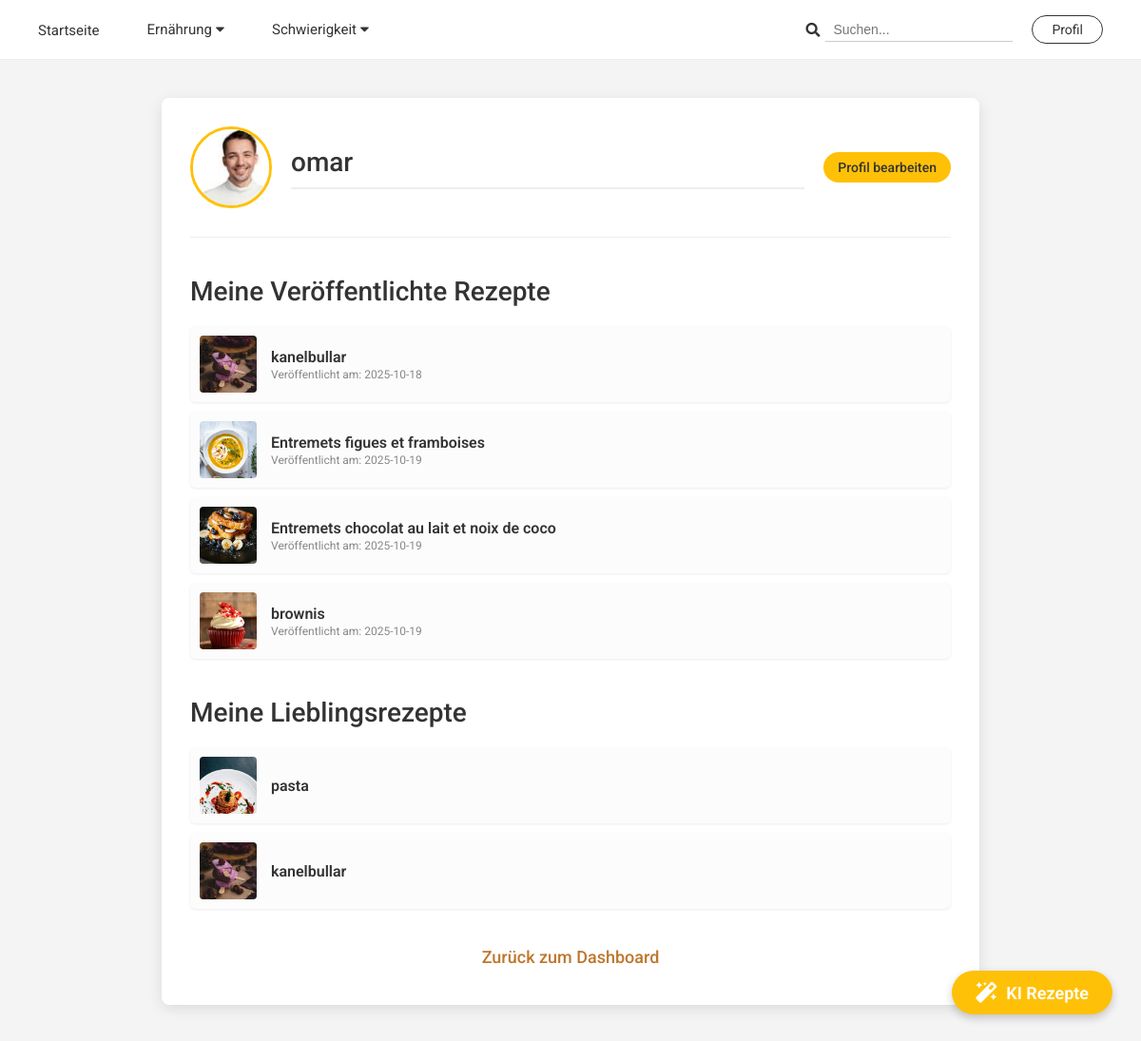
The page /profile (signed in) on the database its author committed.
### models.py (models this page shows, shortened)
class User(db.Model, UserMixin):
    id = db.Column(db.Integer, primary_key=True)
    email = db.Column(db.String(120), unique=True, nullable=False)
    username = db.Column(db.String(20), unique=True, nullable=False)
    password = db.Column(db.String(60), nullable=False)
    profile_picture = db.Column(db.String(20), nullable=False, default='default.jpg')
    recipes = db.relationship('Recipe', backref='author', lazy=True)
    favorites_recipes = db.relationship('Recipe', secondary=favorites, lazy='dynamic',
        backref=db.backref('users_favorited', lazy=True))

class Recipe(db.Model):
    id = db.Column(db.Integer, primary_key=True)
    title = db.Column(db.String(100), nullable=False)
    ingredients = db.Column(db.Text, nullable=False)
    instructions = db.Column(db.Text, nullable=False)
    date_posted = db.Column(db.DateTime, nullable=False, default=datetime.utcnow)
    user_id = db.Column(db.Integer, db.ForeignKey('user.id'), nullable=False)
    category = db.Column(db.String(50), nullable=True) # Ex: "sweet", "savory", "vegetarian"
    difficulty = db.Column(db.String(50), nullable=True) # Ex: "easy", "medium", "difficult"
    image_file = db.Column(db.String(20), nullable=False, default='default_recipe.jpg')
    ratings = db.relationship('Rating', backref='recipe', lazy=True)
    comments = db.relationship('Comment', backref='recipe', lazy=True)

### app.py (the view)
@app.route("/profile", defaults={'user_id': None})
@app.route("/profile/<int:user_id>")
@login_required
def profile(user_id):
    user_id_to_check = current_user.id if user_id is None else user_id
    user_to_show = User.query.get_or_404(user_id_to_check)
    user_favorites = []
    if user_id_to_check == current_user.id:
        try:
            from models import favorites # Import the association table reference
            favorite_recipe_objects = db.session.query(Recipe).join(favorites).filter(
                favorites.c.user_id == user_id_to_check
            ).all()
            user_favorites = favorite_recipe_objects
        except ImportError:
            print("WARNING: Could not load favorites association table.")
            user_favorites = []
    user_recipes = Recipe.query.filter_by(user_id=user_to_show.id).all()
    return render_template(
        'profile.html',
        user=user_to_show,
        recipes=user_recipes,
        user_favorites=user_favorites
    )

### app.py (called while the page is built)
@login_manager.user_loader
def load_user(user_id):
    return User.query.get(int(user_id))

### templates/profile.html (shortened to what this page needs)
{% extends "base.html" %}
{% block head_extra %}
    <link rel="stylesheet" href="{{ url_for('static', filename='styles/profile_style.css') }}">
{% endblock %}
{% block content %}
<div class="main-content-wrapper">
    <div class="profile-header">
        {% set image_file = url_for('static', filename='profile_pics/' + user.profile_picture) %}
        <img src="{{ image_file }}" alt="Profilbild von {{ user.username }}" class="profile-img">
        <h1> {{ user.username }}</h1>
        <a href="{{ url_for('update_profile') }}" class="btn-primary profile-edit-btn">Profil bearbeiten</a>
    </div>
    <div class="section-separator"></div>
    <h2> Meine Veröffentlichte Rezepte</h2>
    {% if recipes %}
        <div class="recipe-list-container published-recipes">
            {% for recipe in recipes %}
                <a href="{{ url_for('recipe_detail', recipe_id=recipe.id) }}" class="recipe-list-item">
                    {% set recipe_image_list = url_for('static', filename='recipe_pics/' + recipe.image_file) %}
                    <img src="{{ recipe_image_list }}" alt="{{ recipe.title }}" class="list-item-img">
                    <div class="list-item-info">
                        <span class="recipe-title-link">{{ recipe.title }}</span>
                        <span class="recipe-date">Veröffentlicht am: {{ recipe.date_posted.strftime('%Y-%m-%d') }}</span>
                    </div>
                </a>
            {% endfor %}
        </div>
    {% else %}
        <p class="no-recipe-msg">Sie haben noch keine Rezepte veröffentlicht.</p>
    {% endif %}
    <h2>Meine Lieblingsrezepte</h2>
    {% if user_favorites %}
        <div class="recipe-list-container favorite-recipes">
            {% for recipe in user_favorites %}
                <a href="{{ url_for('recipe_detail', recipe_id=recipe.id) }}" class="recipe-list-item">
                     {% set favorite_image = url_for('static', filename='recipe_pics/' + recipe.image_file) if recipe.image_file else url_for('static', filename='default.png') %}
                    <img src="{{ favorite_image }}" alt="{{ recipe.title }}" class="list-item-img">
                    <div class="list-item-info">
                        <span class="recipe-title-link">{{ recipe.title }}</span>
                        </div>
                </a>
            {% endfor %}
        </div>
    {% else %}
        <p class="no-recipe-msg">Sie haben noch keine Lieblingsrezepte.</p>
    {% endif %}
    <div class="return-link-container-profile">
        <a href="{{ url_for('dashboard') }}">Zurück zum Dashboard</a>
    </div>
</div>
{% endblock %}

### static/styles/base_style.css (style rules this page uses)
body { font-family: 'Roboto', Arial, sans-serif; margin: 0; background-color: #f4f4f4; color: #333; }
.main-content-wrapper { width: 90%; max-width: 1000px; margin: 30px auto; padding: 20px; background-color: #fff; border-radius: 8px; box-shadow: 0 2px 10px rgba(0,0,0,0.05); }
.profile-header h1 { font-size: 24px; color: #555; border-bottom: 2px solid #eee; padding-bottom: 10px; margin-top: 0; }

### static/styles/profile_style.css (style rules this page uses)
.main-content-wrapper { max-width: 800px; margin: 40px auto; padding: 30px; background-color: #fff; border-radius: 8px; box-shadow: 0 4px 15px rgba(0, 0, 0, 0.1); }
.main-content-wrapper h1, .main-content-wrapper h2 { color: #333; font-weight: 500; margin-top: 25px; margin-bottom: 20px; font-size: 28px; }
.profile-header { display: flex; align-items: center; gap: 20px; margin-bottom: 30px; }
.profile-img { width: 80px; height: 80px; border-radius: 50%; object-fit: cover; border: 3px solid #ffc107; flex-shrink: 0; }
.profile-header h1 { margin: 0; font-size: 28px; flex-grow: 1; text-align: left; }
.btn-primary.profile-edit-btn { display: inline-block; padding: 8px 15px; border-radius: 25px; text-decoration: none; font-size: 14px; font-weight: 500; background-color: #ffc107; color: #333; border: none; transition: background-color 0.3s, color 0.3s; flex-shrink: 0; }
.section-separator { height: 1px; background-color: #eee; margin: 20px 0 40px 0; }
.recipe-list-container { display: flex; flex-direction: column; gap: 10px; margin-bottom: 40px; }
.recipe-list-item { display: flex; align-items: center; gap: 15px; padding: 10px; background-color: #fcfcfc; border-radius: 6px; text-decoration: none; box-shadow: 0 1px 3px rgba(0, 0, 0, 0.08); transition: background-color 0.2s, box-shadow 0.2s; }
.list-item-img { width: 60px; height: 60px; object-fit: cover; border-radius: 4px; flex-shrink: 0; }
.list-item-info { display: flex; flex-direction: column; text-align: left; }
.recipe-title-link { font-weight: 600; font-size: 16px; color: #333; text-decoration: none; transition: color 0.2s; }
.recipe-date { font-size: 12px; color: #888; margin-top: 2px; }
.return-link-container-profile { text-align: center; margin-top: 40px; margin-bottom: 10px; }
.return-link-container-profile a { color: #be772d; text-decoration: none; font-size: 18px; font-weight: 500; }

### rows shown on the page
User: username "omar"
Recipe: shows a picture, title "kanelbullar", date_posted "2025-10-18"
Recipe: shows a picture, title "Entremets figues et framboises", date_posted "2025-10-19"
Recipe: shows a picture, title "Entremets chocolat au lait et noix de coco", date_posted "2025-10-19"
Recipe: shows a picture, title "brownis", date_posted "2025-10-19"
Recipe: shows a picture, title "pasta"
